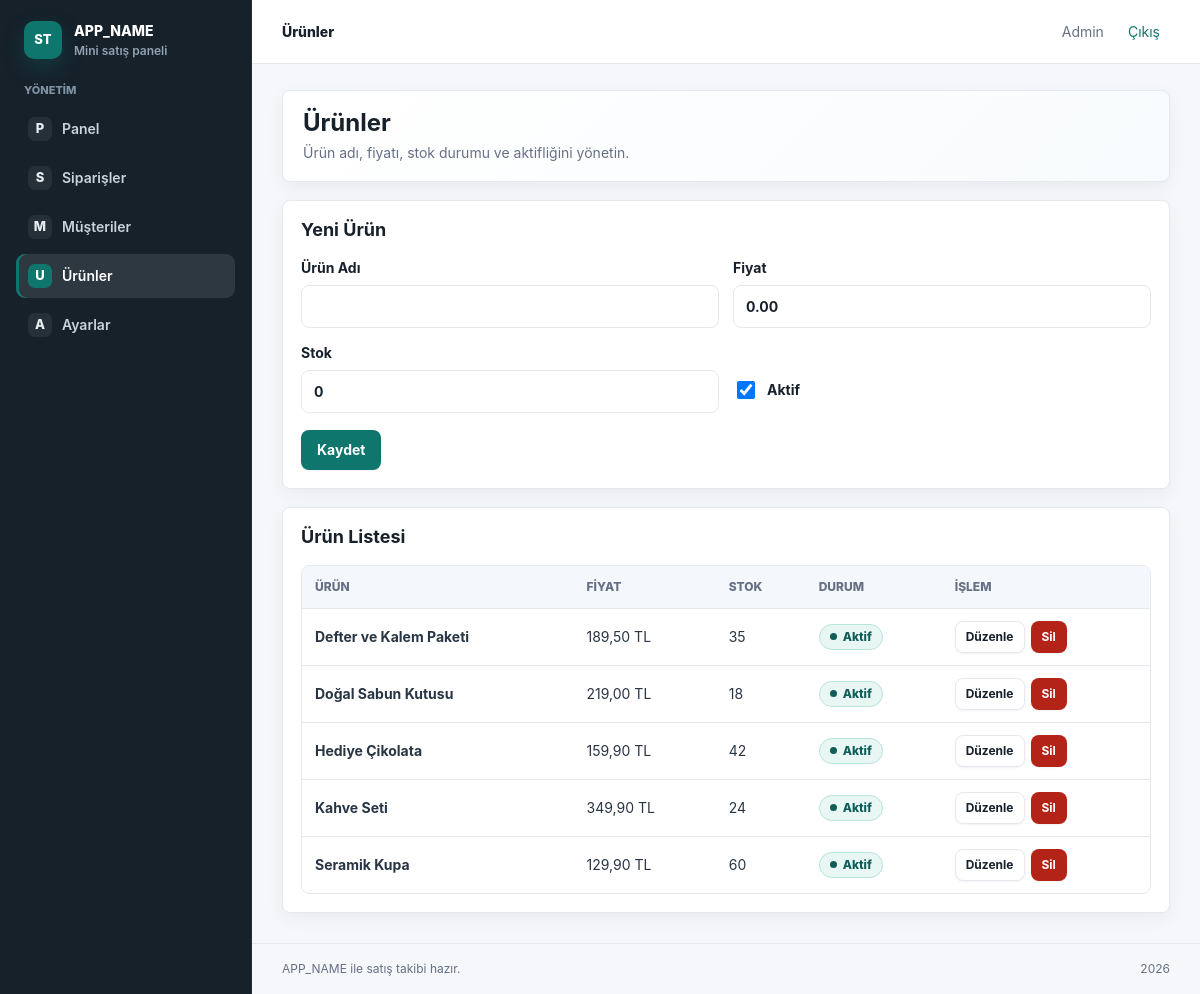
/admin/products.php (signed in), run on the app's committed database.
### tables this page shows
CREATE TABLE IF NOT EXISTS `products` (
    `id` INT UNSIGNED NOT NULL AUTO_INCREMENT,
    `name` VARCHAR(150) NOT NULL,
    `sku` VARCHAR(80) DEFAULT NULL,
    `price` DECIMAL(10,2) NOT NULL DEFAULT 0.00,
    `stock_quantity` INT NOT NULL DEFAULT 0,
    `is_active` TINYINT(1) NOT NULL DEFAULT 1,
    `created_at` TIMESTAMP NOT NULL DEFAULT CURRENT_TIMESTAMP,
    `updated_at` TIMESTAMP NULL DEFAULT NULL ON UPDATE CURRENT_TIMESTAMP,
    PRIMARY KEY (`id`),
    UNIQUE KEY `products_sku_unique` (`sku`),
    KEY `products_name_index` (`name`)
);

### includes/functions.php (called while the page is built, shortened)
<?php
function e(?string $value): string
{
    return htmlspecialchars($value ?? '', ENT_QUOTES, 'UTF-8');
}
function url(string $path = ''): string
{
    return rtrim(APP_URL, '/') . '/' . ltrim($path, '/');
}
function format_money(float $amount): string
{
    return number_format($amount, 2, ',', '.') . ' TL';
}

### admin/products.php (the view, shortened to what this page needs)
<?php
$pdo = db();
$productId = (int) ($_GET['id'] ?? 0);
$isEdit = $productId > 0;
$form = [
    'name' => '',
    'price' => '0.00',
    'stock_quantity' => '0',
    'is_active' => '1',
];
$products = $pdo->query(
    'SELECT
        p.id,
        p.name,
        p.price,
        p.stock_quantity,
        p.is_active,
        p.created_at
     FROM products p
     ORDER BY p.name ASC'
)->fetchAll();
require_once __DIR__ . '/../includes/header.php';
require_once __DIR__ . '/../includes/sidebar.php';
?>
<main class="content">
    <div class="page-head">
        <div>
            <h1>Ürünler</h1>
            <p>Ürün adı, fiyatı, stok durumu ve aktifliğini yönetin.</p>
        </div>
    </div>
    <section class="panel form-panel">
        <div class="panel-head">
            <h2><?php echo $isEdit ? 'Ürün Düzenle' : 'Yeni Ürün'; ?></h2>
        </div>
        <form class="form-stack" method="post">
            <div class="form-grid">
                <label>
                    Ürün Adı
                    <input type="text" name="name" value="<?php echo e($form['name']); ?>" required>
                </label>
                <label>
                    Fiyat
                    <input type="number" name="price" min="0" step="0.01" value="<?php echo e($form['price']); ?>" required>
                </label>
                <label>
                    Stok
                    <input type="number" name="stock_quantity" min="0" step="1" value="<?php echo e($form['stock_quantity']); ?>" required>
                </label>
                <label class="checkbox-label">
                    <input type="checkbox" name="is_active" value="1" <?php echo $form['is_active'] === '1' ? 'checked' : ''; ?>>
                    Aktif
                </label>
            </div>
            <div class="form-actions">
                <button class="btn btn-primary" type="submit">Kaydet</button>
            </div>
        </form>
    </section>
    <section class="panel">
        <div class="panel-head">
            <h2>Ürün Listesi</h2>
        </div>
        <?php if ($products): ?>
            <div class="table-wrap">
                <table class="data-table products-table">
                    <thead>
                        <tr>
                            <th>Ürün</th>
                            <th>Fiyat</th>
                            <th>Stok</th>
                            <th>Durum</th>
                            <th>İşlem</th>
                        </tr>
                    </thead>
                    <tbody>
                        <?php foreach ($products as $product): ?>
                            <tr>
                                <td><strong><?php echo e($product['name']); ?></strong></td>
                                <td><?php echo e(format_money((float) $product['price'])); ?></td>
                                <td><?php echo (int) $product['stock_quantity']; ?></td>
                                <td>
                                    <?php if ((int) $product['is_active'] === 1): ?>
                                        <span class="status-badge status-completed">Aktif</span>
                                    <?php else: ?>
                                        <span class="status-badge status-cancelled">Pasif</span>
                                    <?php endif; ?>
                                </td>
                                <td>
                                    <div class="action-row">
                                        <a class="btn btn-secondary btn-small" href="<?php echo url('admin/products.php?id=' . (int) $product['id']); ?>">Düzenle</a>
                                        <form method="post" onsubmit="return confirm('Bu ürünü silmek istediğinize emin misiniz?');">
                                            <button class="btn btn-danger btn-small" type="submit">Sil</button>
                                        </form>
                                    </div>
                                </td>
                            </tr>
                        <?php endforeach; ?>
                    </tbody>
                </table>
            </div>
        <?php endif; ?>
    </section>
</main>
<?php require_once __DIR__ . '/../includes/footer.php'; ?>

### assets/css/style.css (style rules this page uses)
:root { --bg: #f5f7fa; --surface: #ffffff; --surface-soft: #f4f7fb; --surface-warm: #fbfcfd; --text: #17212b; --muted: #667085; --line: #e4e9f0; --line-strong: #d4dce7; --primary: #0f766e; --primary-strong: #115e59; --primary-soft: #e8f7f4; --danger: #b42318; --warning: #b54708; --blue: #175cd3; --purple: #5925dc; --shadow: 0 14px 32px rgba(16, 24, 40, 0.07); --shadow-soft: 0 6px 18px rgba(16, 24, 40, 0.05); }
* { box-sizing: border-box; }
body { margin: 0; min-height: 100vh; background: var(--bg); color: var(--text); font-family: Inter, ui-sans-serif, system-ui, -apple-system, BlinkMacSystemFont, "Segoe UI", Arial, Helvetica, sans-serif; font-size: 14px; line-height: 1.5; text-rendering: optimizeLegibility; }
a { color: inherit; text-decoration: none; }
h1, h2, p { margin-top: 0; }
button, input, select, textarea { letter-spacing: 0; }
.content { grid-column: 2; width: 100%; max-width: 1440px; padding: 26px 30px 30px; }
.page-head { display: flex; align-items: center; justify-content: space-between; gap: 16px; margin-bottom: 18px; padding: 18px 20px; border: 1px solid var(--line); border-radius: 8px; background: linear-gradient(135deg, #ffffff 0%, #f8fbfd 100%); box-shadow: var(--shadow-soft); }
.page-head h1 { margin-bottom: 4px; font-size: 24px; line-height: 1.2; letter-spacing: 0; }
.page-head p, .muted { margin-bottom: 0; color: var(--muted); }
.metric-card, .panel, .login-card { background: var(--surface); border: 1px solid var(--line); border-radius: 8px; box-shadow: var(--shadow-soft); }
.panel { padding: 18px; }
.form-panel { margin-bottom: 18px; }
.panel-head { display: flex; align-items: flex-start; justify-content: space-between; gap: 12px; margin-bottom: 12px; }
.panel h2 { margin-bottom: 4px; font-size: 18px; line-height: 1.25; }
.table-wrap { width: 100%; overflow-x: auto; border: 1px solid var(--line); border-radius: 8px; background: var(--surface); }
.data-table { width: 100%; min-width: 680px; border-collapse: collapse; }
.data-table th, .data-table td { padding: 12px 13px; border-bottom: 1px solid var(--line); text-align: left; vertical-align: middle; }
.data-table th { background: var(--surface-soft); color: var(--muted); font-size: 12px; font-weight: 800; letter-spacing: 0; text-transform: uppercase; white-space: nowrap; }
.data-table td { color: #283544; }
.data-table tbody tr { transition: background 0.14s ease; }
.data-table tbody tr:last-child td { border-bottom: 0; }
.status-badge { display: inline-flex; align-items: center; justify-content: center; gap: 6px; min-height: 26px; padding: 4px 10px; border-radius: 999px; background: var(--surface-soft); color: var(--muted); font-size: 12px; font-weight: 800; line-height: 1.2; white-space: nowrap; border: 1px solid transparent; }
.status-badge::before { content: ""; width: 7px; height: 7px; flex: 0 0 7px; border-radius: 50%; background: currentColor; }
.status-completed { background: var(--primary-soft); color: var(--primary-strong); border-color: #b7e4db; }
.btn { display: inline-flex; align-items: center; justify-content: center; gap: 8px; min-height: 40px; padding: 0 15px; border: 1px solid transparent; border-radius: 8px; cursor: pointer; font: inherit; font-weight: 700; line-height: 1.2; text-align: center; white-space: nowrap; box-shadow: 0 1px 2px rgba(16, 24, 40, 0.05); transition: background 0.16s ease, border-color 0.16s ease, box-shadow 0.16s ease, transform 0.16s ease; }
.btn-primary { background: var(--primary); color: #ffffff; }
.btn-secondary { background: #ffffff; color: var(--text); border: 1px solid var(--line); }
.btn-danger { background: var(--danger); color: #ffffff; }
.btn-small { min-height: 32px; padding: 0 10px; font-size: 12px; }
.action-row { display: flex; align-items: center; flex-wrap: wrap; gap: 6px; }
.action-row form { margin: 0; }
.form-stack { display: grid; gap: 15px; }
.form-stack label { display: grid; gap: 7px; font-weight: 700; }
.form-stack .checkbox-label { display: flex; align-items: center; gap: 9px; min-height: 42px; margin-top: 24px; }
.form-stack .checkbox-label input { width: 18px; height: 18px; min-height: 0; }
.form-stack input, .form-stack select, .form-stack textarea { width: 100%; min-height: 43px; padding: 9px 12px; border: 1px solid var(--line); border-radius: 8px; background: #ffffff; color: var(--text); font: inherit; }
.form-grid { display: grid; grid-template-columns: repeat(2, minmax(0, 1fr)); gap: 14px; }
.form-actions { display: flex; flex-wrap: wrap; gap: 10px; padding-top: 2px; }

### data on the page
products: name "Defter ve Kalem Paketi", price "189,50 TL", stock_quantity "35", is_active "Aktif"
products: name "Doğal Sabun Kutusu", price "219,00 TL", stock_quantity "18", is_active "Aktif"
products: name "Hediye Çikolata", price "159,90 TL", stock_quantity "42", is_active "Aktif"
products: name "Kahve Seti", price "349,90 TL", stock_quantity "24", is_active "Aktif"
products: name "Seramik Kupa", price "129,90 TL", stock_quantity "60", is_active "Aktif"

### other printed values
$page_title "Ürünler"
$user['name'] "Admin"
APP_NAME "APP_NAME"
$item['icon'] "P"
$item['label'] "Panel"
$item['icon'] "S"
$item['label'] "Siparişler"
$item['icon'] "M"
$item['label'] "Müşteriler"
$item['icon'] "U"
$item['label'] "Ürünler"
$item['icon'] "A"
$item['label'] "Ayarlar"
